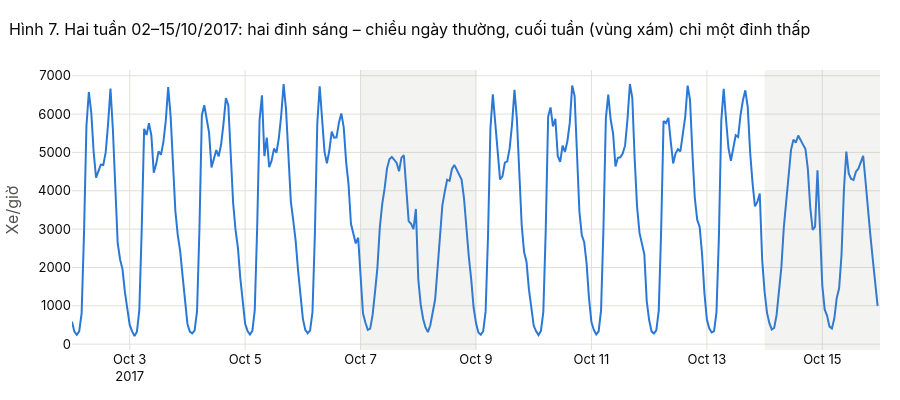

The code cell stored with this chart in its notebook:
### Code cell
week2 = ts.loc["2017-10-02":"2017-10-15"]
fig = go.Figure(go.Scatter(x=week2.index, y=week2["traffic_volume"], mode="lines", line=dict(color=BLUE, width=2),
                           hovertemplate="%{x|%a %d/%m %H:%M}: %{y:,.0f} xe<extra></extra>"))
for d in pd.date_range("2017-10-07", "2017-10-15", freq="7D"):
    fig.add_vrect(x0=d, x1=d + pd.Timedelta(days=2), fillcolor=MUTED, opacity=0.1, line_width=0)
fig.update_layout(title="Hình 7. Hai tuần 02–15/10/2017: hai đỉnh sáng – chiều ngày thường, cuối tuần (vùng xám) chỉ một đỉnh thấp",
                  yaxis_title="Xe/giờ", height=400, showlegend=False)
fig.show()

### Figure 1 — Plotly figure (JSON) as saved in the notebook; plotly's stock layout.template omitted (floating-point values rounded to 4 significant figures; data arrays with more than 128 entries replaced by an {"elided": "..."} marker saying what was removed)
{"data": [{"hovertemplate": "%{x|%a %d/%m %H:%M}: %{y:,.0f} xe<extra></extra>", "line": {"color": "#2a78d6", "width": 2}, "mode": "lines", "type": "scatter", "x": {"elided": "336 str values"}, "y": {"elided": "336 float values"}}], "layout": {"height": 400, "shapes": [{"fillcolor": "#898781", "line": {"width": 0}, "opacity": 0.1, "type": "rect", "x0": "2017-10-07T00:00:00", "x1": "2017-10-09T00:00:00", "xref": "x", "y0": 0, "y1": 1, "yref": "y domain"}, {"fillcolor": "#898781", "line": {"width": 0}, "opacity": 0.1, "type": "rect", "x0": "2017-10-14T00:00:00", "x1": "2017-10-16T00:00:00", "xref": "x", "y0": 0, "y1": 1, "yref": "y domain"}], "showlegend": false, "title": {"text": "Hình 7. Hai tuần 02–15/10/2017: hai đỉnh sáng – chiều ngày thường, cuối tuần (vùng xám) chỉ một đỉnh thấp"}, "yaxis": {"title": {"text": "Xe/giờ"}}}}
